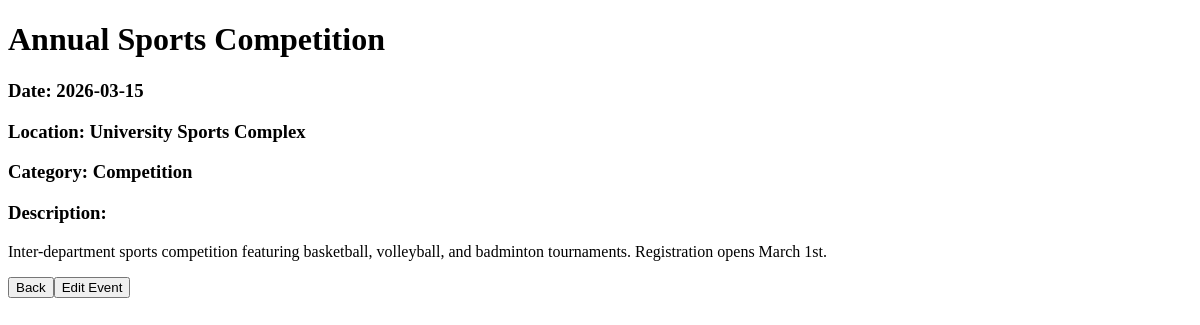
/EventDetail/10, run on the app's committed database.
### tables this page shows
CREATE TABLE events (
        id INTEGER PRIMARY KEY AUTOINCREMENT,
        title TEXT,
        date TEXT,
        location TEXT,
        category TEXT,
        description TEXT
                );

### app.py (the view)
@app.route('/EventDetail/<int:event_id>')
def event_detail(event_id):
    conn = sqlite3.connect('orgalog.db')
    cursor = conn.cursor()
    cursor.execute("SELECT * FROM events WHERE id=?", (event_id,))
    event = cursor.fetchone()
    event = {'id': event[0], 'title': event[1], 'date': event[2], 'location': event[3], 'category': event[4], 'description': event[5]}
    conn.close()
    return render_template('EventDetail.html', event=event)

### templates/EventDetail.html (shortened to what this page needs)
<!DOCTYPE html>
<html lang="en">
<head>
    <link rel="stylesheet" href="{{ url_for('static', filename='style.css') }}">
</head>
<body>
    <h1>{{ event.title}}</h1>
    <h3>Date: {{ event.date }}</h3>
    <h3>Location: {{ event.location }}</h3>
    <h3>Category: {{ event.category }}</h3>
    <h3>Description:</h3>
    <p>{{ event.description }}</p>
    <button onclick="window.location.href='/'">Back</button><button onclick="window.location.href='/EditEvent/{{ event.id }}'">Edit Event</button>
</body>
</html>

### data on the page
events: title "Annual Sports Competition", date "2026-03-15", location "University Sports Complex", category "Competition", description "Inter-department sports competition featuring basketball, volleyball, and badminton tournaments. Registration opens March 1st."
